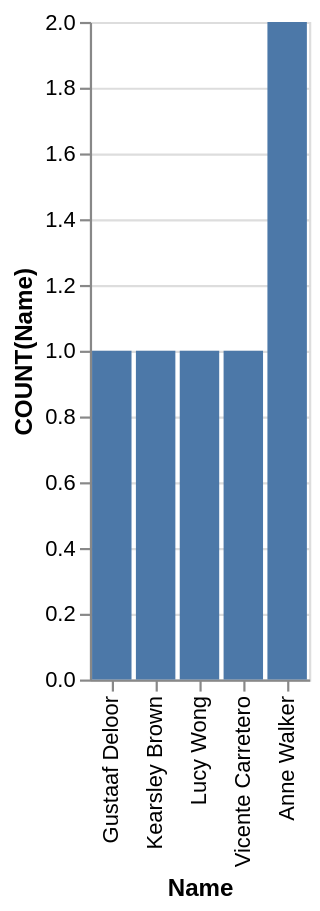

Write a Vega-Lite specification for this figure.
### Vega-Lite specification from a JSON file in a GitHub repository (floating-point values rounded to 4 significant figures)
{"data": {"values": [{"x_data": "Gustaaf Deloor", "y_data": 1}, {"x_data": "Kearsley Brown", "y_data": 1}, {"x_data": "Lucy Wong", "y_data": 1}, {"x_data": "Vicente Carretero", "y_data": 1}, {"x_data": "Anne Walker", "y_data": 2}]}, "mark": "bar", "encoding": {"x": {"field": "x_data", "type": "nominal", "title": "Name", "sort": {"op": "sum", "field": "y_data", "order": "ascending"}}, "y": {"field": "y_data", "type": "quantitative", "title": "COUNT(Name)"}}}
